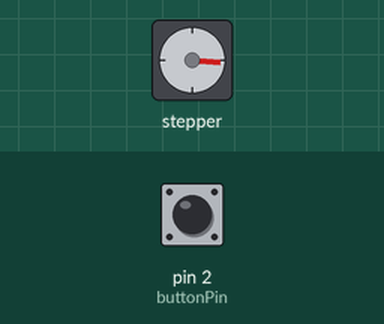
This sketch was run on a simulated Arduino Uno, built with avr-gcc and run on an emulated ATmega328P. On the bench: stepper motor. Inputs (shaded band) come from the test bench; at power-on: pin 2 (buttonPin) LOW. Stepper angles assume 2048 steps per turn.

Above: at 0.45 s.
At 5.2 s:
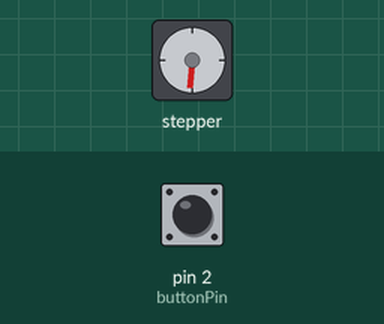
5.3 s: pin 2 (buttonPin) pulled HIGH for 2.55 s
At 6.4 s:
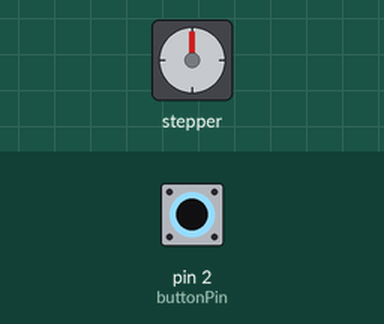
Timing chart, 0 to 20.2 s (numbered marks = the images above; inputs shaded):
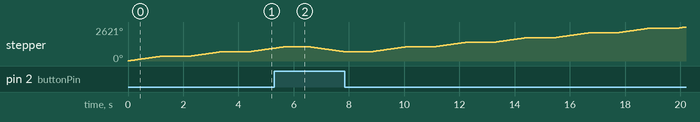

The sketch:

project5.ino
```cpp
#include <Stepper.h>

#define STEPS 2048         // Adım motoru dönme adım sayısı
#define motorPin1 8        // Adım motoru sürücüsünün bağlı olduğu pin 1
#define motorPin2 9        // Adım motoru sürücüsünün bağlı olduğu pin 2
#define motorPin3 10       // Adım motoru sürücüsünün bağlı olduğu pin 3
#define motorPin4 11       // Adım motoru sürücüsünün bağlı olduğu pin 4
#define buttonPin 2        // Butonun bağlı olduğu pin

Stepper myStepper(STEPS, motorPin1, motorPin2, motorPin3, motorPin4);
int buttonState = 0;

void setup() {
  pinMode(buttonPin, INPUT);
}

void loop() {
  buttonState = digitalRead(buttonPin);

  if (buttonState == HIGH) {
    // Butona basıldığında, kapıyı kapatmak için motoru geriye döndür
    myStepper.setSpeed(50);  // Motor hızını ayarla (dönüş hızı)
    myStepper.step(-STEPS);  // Adım motorunu geriye döndür
    delay(1000);             // Kısa bir bekleme süresi ekle
  } else {
    // Buton serbest bırakıldığında, kapıyı açmak için motoru ileri döndür
    myStepper.setSpeed(50);  // Motor hızını ayarla (dönüş hızı)
    myStepper.step(STEPS);   // Adım motorunu ileri döndür
    delay(1000);             // Kısa bir bekleme süresi ekle
  }
}
```
